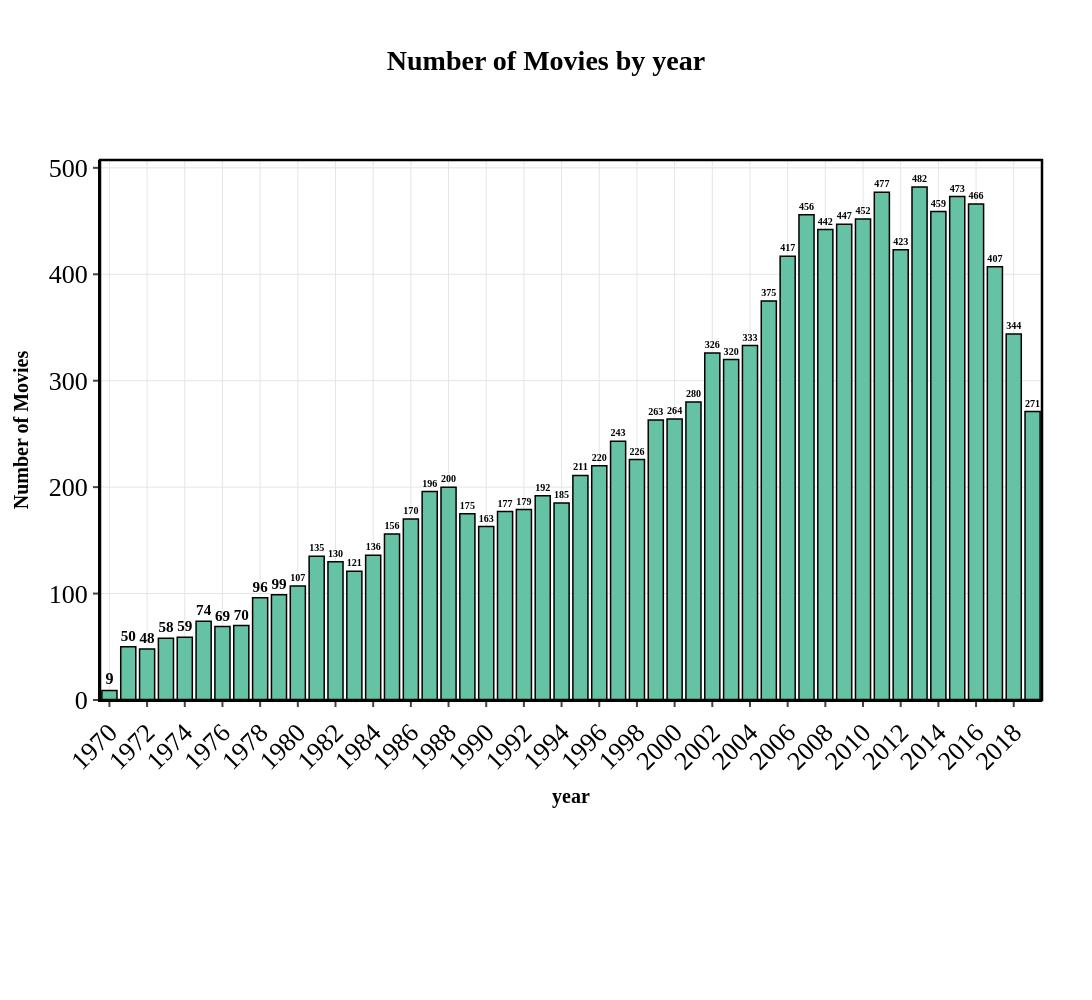

Notebook cell for this chart:
### Code cell
plot_and_export_categorical_distribution(movie, "year", "year", 0, False, True, "charts", True, True, filename_prefix='step_2')

### Figure 1 — Plotly figure (JSON) as saved in the notebook; plotly's stock layout.template omitted (floating-point values rounded to 4 significant figures)
{"data": [{"hovertemplate": "grouped=%{x}<br>total=%{text}<extra></extra>", "legendgroup": "1970", "marker": {"color": "#66C2A5", "line": {"color": "#000000", "width": 1.5}, "pattern": {"shape": ""}}, "name": "1970", "orientation": "v", "showlegend": true, "text": [9.0], "textangle": 0, "textfont": {"color": "#000000", "size": 16}, "textposition": "outside", "texttemplate": "<b>%{text:.0f}</b>", "type": "bar", "x": ["1970"], "xaxis": "x", "y": [9], "yaxis": "y"}, {"hovertemplate": "grouped=%{x}<br>total=%{text}<extra></extra>", "legendgroup": "1971", "marker": {"color": "#66C2A5", "line": {"color": "#000000", "width": 1.5}, "pattern": {"shape": ""}}, "name": "1971", "orientation": "v", "showlegend": true, "text": [50.0], "textangle": 0, "textfont": {"color": "#000000", "size": 16}, "textposition": "outside", "texttemplate": "<b>%{text:.0f}</b>", "type": "bar", "x": ["1971"], "xaxis": "x", "y": [50], "yaxis": "y"}, {"hovertemplate": "grouped=%{x}<br>total=%{text}<extra></extra>", "legendgroup": "1972", "marker": {"color": "#66C2A5", "line": {"color": "#000000", "width": 1.5}, "pattern": {"shape": ""}}, "name": "1972", "orientation": "v", "showlegend": true, "text": [48.0], "textangle": 0, "textfont": {"color": "#000000", "size": 16}, "textposition": "outside", "texttemplate": "<b>%{text:.0f}</b>", "type": "bar", "x": ["1972"], "xaxis": "x", "y": [48], "yaxis": "y"}, {"hovertemplate": "grouped=%{x}<br>total=%{text}<extra></extra>", "legendgroup": "1973", "marker": {"color": "#66C2A5", "line": {"color": "#000000", "width": 1.5}, "pattern": {"shape": ""}}, "name": "1973", "orientation": "v", "showlegend": true, "text": [58.0], "textangle": 0, "textfont": {"color": "#000000", "size": 16}, "textposition": "outside", "texttemplate": "<b>%{text:.0f}</b>", "type": "bar", "x": ["1973"], "xaxis": "x", "y": [58], "yaxis": "y"}, {"hovertemplate": "grouped=%{x}<br>total=%{text}<extra></extra>", "legendgroup": "1974", "marker": {"color": "#66C2A5", "line": {"color": "#000000", "width": 1.5}, "pattern": {"shape": ""}}, "name": "1974", "orientation": "v", "showlegend": true, "text": [59.0], "textangle": 0, "textfont": {"color": "#000000", "size": 16}, "textposition": "outside", "texttemplate": "<b>%{text:.0f}</b>", "type": "bar", "x": ["1974"], "xaxis": "x", "y": [59], "yaxis": "y"}, {"hovertemplate": "grouped=%{x}<br>total=%{text}<extra></extra>", "legendgroup": "1975", "marker": {"color": "#66C2A5", "line": {"color": "#000000", "width": 1.5}, "pattern": {"shape": ""}}, "name": "1975", "orientation": "v", "showlegend": true, "text": [74.0], "textangle": 0, "textfont": {"color": "#000000", "size": 16}, "textposition": "outside", "texttemplate": "<b>%{text:.0f}</b>", "type": "bar", "x": ["1975"], "xaxis": "x", "y": [74], "yaxis": "y"}, {"hovertemplate": "grouped=%{x}<br>total=%{text}<extra></extra>", "legendgroup": "1976", "marker": {"color": "#66C2A5", "line": {"color": "#000000", "width": 1.5}, "pattern": {"shape": ""}}, "name": "1976", "orientation": "v", "showlegend": true, "text": [69.0], "textangle": 0, "textfont": {"color": "#000000", "size": 16}, "textposition": "outside", "texttemplate": "<b>%{text:.0f}</b>", "type": "bar", "x": ["1976"], "xaxis": "x", "y": [69], "yaxis": "y"}, {"hovertemplate": "grouped=%{x}<br>total=%{text}<extra></extra>", "legendgroup": "1977", "marker": {"color": "#66C2A5", "line": {"color": "#000000", "width": 1.5}, "pattern": {"shape": ""}}, "name": "1977", "orientation": "v", "showlegend": true, "text": [70.0], "textangle": 0, "textfont": {"color": "#000000", "size": 16}, "textposition": "outside", "texttemplate": "<b>%{text:.0f}</b>", "type": "bar", "x": ["1977"], "xaxis": "x", "y": [70], "yaxis": "y"}, {"hovertemplate": "grouped=%{x}<br>total=%{text}<extra></extra>", "legendgroup": "1978", "marker": {"color": "#66C2A5", "line": {"color": "#000000", "width": 1.5}, "pattern": {"shape": ""}}, "name": "1978", "orientation": "v", "showlegend": true, "text": [96.0], "textangle": 0, "textfont": {"color": "#000000", "size": 16}, "textposition": "outside", "texttemplate": "<b>%{text:.0f}</b>", "type": "bar", "x": ["1978"], "xaxis": "x", "y": [96], "yaxis": "y"}, {"hovertemplate": "grouped=%{x}<br>total=%{text}<extra></extra>", "legendgroup": "1979", "marker": {"color": "#66C2A5", "line": {"color": "#000000", "width": 1.5}, "pattern": {"shape": ""}}, "name": "1979", "orientation": "v", "showlegend": true, "text": [99.0], "textangle": 0, "textfont": {"color": "#000000", "size": 16}, "textposition": "outside", "texttemplate": "<b>%{text:.0f}</b>", "type": "bar", "x": ["1979"], "xaxis": "x", "y": [99], "yaxis": "y"}, {"hovertemplate": "grouped=%{x}<br>total=%{text}<extra></extra>", "legendgroup": "1980", "marker": {"color": "#66C2A5", "line": {"color": "#000000", "width": 1.5}, "pattern": {"shape": ""}}, "name": "1980", "orientation": "v", "showlegend": true, "text": [107.0], "textangle": 0, "textfont": {"color": "#000000", "size": 16}, "textposition": "outside", "texttemplate": "<b>%{text:.0f}</b>", "type": "bar", "x": ["1980"], "xaxis": "x", "y": [107], "yaxis": "y"}, {"hovertemplate": "grouped=%{x}<br>total=%{text}<extra></extra>", "legendgroup": "1981", "marker": {"color": "#66C2A5", "line": {"color": "#000000", "width": 1.5}, "pattern": {"shape": ""}}, "name": "1981", "orientation": "v", "showlegend": true, "text": [135.0], "textangle": 0, "textfont": {"color": "#000000", "size": 16}, "textposition": "outside", "texttemplate": "<b>%{text:.0f}</b>", "type": "bar", "x": ["1981"], "xaxis": "x", "y": [135], "yaxis": "y"}, {"hovertemplate": "grouped=%{x}<br>total=%{text}<extra></extra>", "legendgroup": "1982", "marker": {"color": "#66C2A5", "line": {"color": "#000000", "width": 1.5}, "pattern": {"shape": ""}}, "name": "1982", "orientation": "v", "showlegend": true, "text": [130.0], "textangle": 0, "textfont": {"color": "#000000", "size": 16}, "textposition": "outside", "texttemplate": "<b>%{text:.0f}</b>", "type": "bar", "x": ["1982"], "xaxis": "x", "y": [130], "yaxis": "y"}, {"hovertemplate": "grouped=%{x}<br>total=%{text}<extra></extra>", "legendgroup": "1983", "marker": {"color": "#66C2A5", "line": {"color": "#000000", "width": 1.5}, "pattern": {"shape": ""}}, "name": "1983", "orientation": "v", "showlegend": true, "text": [121.0], "textangle": 0, "textfont": {"color": "#000000", "size": 16}, "textposition": "outside", "texttemplate": "<b>%{text:.0f}</b>", "type": "bar", "x": ["1983"], "xaxis": "x", "y": [121], "yaxis": "y"}, {"hovertemplate": "grouped=%{x}<br>total=%{text}<extra></extra>", "legendgroup": "1984", "marker": {"color": "#66C2A5", "line": {"color": "#000000", "width": 1.5}, "pattern": {"shape": ""}}, "name": "1984", "orientation": "v", "showlegend": true, "text": [136.0], "textangle": 0, "textfont": {"color": "#000000", "size": 16}, "textposition": "outside", "texttemplate": "<b>%{text:.0f}</b>", "type": "bar", "x": ["1984"], "xaxis": "x", "y": [136], "yaxis": "y"}, {"hovertemplate": "grouped=%{x}<br>total=%{text}<extra></extra>", "legendgroup": "1985", "marker": {"color": "#66C2A5", "line": {"color": "#000000", "width": 1.5}, "pattern": {"shape": ""}}, "name": "1985", "orientation": "v", "showlegend": true, "text": [156.0], "textangle": 0, "textfont": {"color": "#000000", "size": 16}, "textposition": "outside", "texttemplate": "<b>%{text:.0f}</b>", "type": "bar", "x": ["1985"], "xaxis": "x", "y": [156], "yaxis": "y"}, {"hovertemplate": "grouped=%{x}<br>total=%{text}<extra></extra>", "legendgroup": "1986", "marker": {"color": "#66C2A5", "line": {"color": "#000000", "width": 1.5}, "pattern": {"shape": ""}}, "name": "1986", "orientation": "v", "showlegend": true, "text": [170.0], "textangle": 0, "textfont": {"color": "#000000", "size": 16}, "textposition": "outside", "texttemplate": "<b>%{text:.0f}</b>", "type": "bar", "x": ["1986"], "xaxis": "x", "y": [170], "yaxis": "y"}, {"hovertemplate": "grouped=%{x}<br>total=%{text}<extra></extra>", "legendgroup": "1987", "marker": {"color": "#66C2A5", "line": {"color": "#000000", "width": 1.5}, "pattern": {"shape": ""}}, "name": "1987", "orientation": "v", "showlegend": true, "text": [196.0], "textangle": 0, "textfont": {"color": "#000000", "size": 16}, "textposition": "outside", "texttemplate": "<b>%{text:.0f}</b>", "type": "bar", "x": ["1987"], "xaxis": "x", "y": [196], "yaxis": "y"}, {"hovertemplate": "grouped=%{x}<br>total=%{text}<extra></extra>", "legendgroup": "1988", "marker": {"color": "#66C2A5", "line": {"color": "#000000", "width": 1.5}, "pattern": {"shape": ""}}, "name": "1988", "orientation": "v", "showlegend": true, "text": [200.0], "textangle": 0, "textfont": {"color": "#000000", "size": 16}, "textposition": "outside", "texttemplate": "<b>%{text:.0f}</b>", "type": "bar", "x": ["1988"], "xaxis": "x", "y": [200], "yaxis": "y"}, {"hovertemplate": "grouped=%{x}<br>total=%{text}<extra></extra>", "legendgroup": "1989", "marker": {"color": "#66C2A5", "line": {"color": "#000000", "width": 1.5}, "pattern": {"shape": ""}}, "name": "1989", "orientation": "v", "showlegend": true, "text": [175.0], "textangle": 0, "textfont": {"color": "#000000", "size": 16}, "textposition": "outside", "texttemplate": "<b>%{text:.0f}</b>", "type": "bar", "x": ["1989"], "xaxis": "x", "y": [175], "yaxis": "y"}, {"hovertemplate": "grouped=%{x}<br>total=%{text}<extra></extra>", "legendgroup": "1990", "marker": {"color": "#66C2A5", "line": {"color": "#000000", "width": 1.5}, "pattern": {"shape": ""}}, "name": "1990", "orientation": "v", "showlegend": true, "text": [163.0], "textangle": 0, "textfont": {"color": "#000000", "size": 16}, "textposition": "outside", "texttemplate": "<b>%{text:.0f}</b>", "type": "bar", "x": ["1990"], "xaxis": "x", "y": [163], "yaxis": "y"}, {"hovertemplate": "grouped=%{x}<br>total=%{text}<extra></extra>", "legendgroup": "1991", "marker": {"color": "#66C2A5", "line": {"color": "#000000", "width": 1.5}, "pattern": {"shape": ""}}, "name": "1991", "orientation": "v", "showlegend": true, "text": [177.0], "textangle": 0, "textfont": {"color": "#000000", "size": 16}, "textposition": "outside", "texttemplate": "<b>%{text:.0f}</b>", "type": "bar", "x": ["1991"], "xaxis": "x", "y": [177], "yaxis": "y"}, {"hovertemplate": "grouped=%{x}<br>total=%{text}<extra></extra>", "legendgroup": "1992", "marker": {"color": "#66C2A5", "line": {"color": "#000000", "width": 1.5}, "pattern": {"shape": ""}}, "name": "1992", "orientation": "v", "showlegend": true, "text": [179.0], "textangle": 0, "textfont": {"color": "#000000", "size": 16}, "textposition": "outside", "texttemplate": "<b>%{text:.0f}</b>", "type": "bar", "x": ["1992"], "xaxis": "x", "y": [179], "yaxis": "y"}, {"hovertemplate": "grouped=%{x}<br>total=%{text}<extra></extra>", "legendgroup": "1993", "marker": {"color": "#66C2A5", "line": {"color": "#000000", "width": 1.5}, "pattern": {"shape": ""}}, "name": "1993", "orientation": "v", "showlegend": true, "text": [192.0], "textangle": 0, "textfont": {"color": "#000000", "size": 16}, "textposition": "outside", "texttemplate": "<b>%{text:.0f}</b>", "type": "bar", "x": ["1993"], "xaxis": "x", "y": [192], "yaxis": "y"}, {"hovertemplate": "grouped=%{x}<br>total=%{text}<extra></extra>", "legendgroup": "1994", "marker": {"color": "#66C2A5", "line": {"color": "#000000", "width": 1.5}, "pattern": {"shape": ""}}, "name": "1994", "orientation": "v", "showlegend": true, "text": [185.0], "textangle": 0, "textfont": {"color": "#000000", "size": 16}, "textposition": "outside", "texttemplate": "<b>%{text:.0f}</b>", "type": "bar", "x": ["1994"], "xaxis": "x", "y": [185], "yaxis": "y"}, {"hovertemplate": "grouped=%{x}<br>total=%{text}<extra></extra>", "legendgroup": "1995", "marker": {"color": "#66C2A5", "line": {"color": "#000000", "width": 1.5}, "pattern": {"shape": ""}}, "name": "1995", "orientation": "v", "showlegend": true, "text": [211.0], "textangle": 0, "textfont": {"color": "#000000", "size": 16}, "textposition": "outside", "texttemplate": "<b>%{text:.0f}</b>", "type": "bar", "x": ["1995"], "xaxis": "x", "y": [211], "yaxis": "y"}, {"hovertemplate": "grouped=%{x}<br>total=%{text}<extra></extra>", "legendgroup": "1996", "marker": {"color": "#66C2A5", "line": {"color": "#000000", "width": 1.5}, "pattern": {"shape": ""}}, "name": "1996", "orientation": "v", "showlegend": true, "text": [220.0], "textangle": 0, "textfont": {"color": "#000000", "size": 16}, "textposition": "outside", "texttemplate": "<b>%{text:.0f}</b>", "type": "bar", "x": ["1996"], "xaxis": "x", "y": [220], "yaxis": "y"}, {"hovertemplate": "grouped=%{x}<br>total=%{text}<extra></extra>", "legendgroup": "1997", "marker": {"color": "#66C2A5", "line": {"color": "#000000", "width": 1.5}, "pattern": {"shape": ""}}, "name": "1997", "orientation": "v", "showlegend": true, "text": [243.0], "textangle": 0, "textfont": {"color": "#000000", "size": 16}, "textposition": "outside", "texttemplate": "<b>%{text:.0f}</b>", "type": "bar", "x": ["1997"], "xaxis": "x", "y": [243], "yaxis": "y"}, {"hovertemplate": "grouped=%{x}<br>total=%{text}<extra></extra>", "legendgroup": "1998", "marker": {"color": "#66C2A5", "line": {"color": "#000000", "width": 1.5}, "pattern": {"shape": ""}}, "name": "1998", "orientation": "v", "showlegend": true, "text": [226.0], "textangle": 0, "textfont": {"color": "#000000", "size": 16}, "textposition": "outside", "texttemplate": "<b>%{text:.0f}</b>", "type": "bar", "x": ["1998"], "xaxis": "x", "y": [226], "yaxis": "y"}, {"hovertemplate": "grouped=%{x}<br>total=%{text}<extra></extra>", "legendgroup": "1999", "marker": {"color": "#66C2A5", "line": {"color": "#000000", "width": 1.5}, "pattern": {"shape": ""}}, "name": "1999", "orientation": "v", "showlegend": true, "text": [263.0], "textangle": 0, "textfont": {"color": "#000000", "size": 16}, "textposition": "outside", "texttemplate": "<b>%{text:.0f}</b>", "type": "bar", "x": ["1999"], "xaxis": "x", "y": [263], "yaxis": "y"}, {"hovertemplate": "grouped=%{x}<br>total=%{text}<extra></extra>", "legendgroup": "2000", "marker": {"color": "#66C2A5", "line": {"color": "#000000", "width": 1.5}, "pattern": {"shape": ""}}, "name": "2000", "orientation": "v", "showlegend": true, "text": [264.0], "textangle": 0, "textfont": {"color": "#000000", "size": 16}, "textposition": "outside", "texttemplate": "<b>%{text:.0f}</b>", "type": "bar", "x": ["2000"], "xaxis": "x", "y": [264], "yaxis": "y"}, {"hovertemplate": "grouped=%{x}<br>total=%{text}<extra></extra>", "legendgroup": "2001", "marker": {"color": "#66C2A5", "line": {"color": "#000000", "width": 1.5}, "pattern": {"shape": ""}}, "name": "2001", "orientation": "v", "showlegend": true, "text": [280.0], "textangle": 0, "textfont": {"color": "#000000", "size": 16}, "textposition": "outside", "texttemplate": "<b>%{text:.0f}</b>", "type": "bar", "x": ["2001"], "xaxis": "x", "y": [280], "yaxis": "y"}, {"hovertemplate": "grouped=%{x}<br>total=%{text}<extra></extra>", "legendgroup": "2002", "marker": {"color": "#66C2A5", "line": {"color": "#000000", "width": 1.5}, "pattern": {"shape": ""}}, "name": "2002", "orientation": "v", "showlegend": true, "text": [326.0], "textangle": 0, "textfont": {"color": "#000000", "size": 16}, "textposition": "outside", "texttemplate": "<b>%{text:.0f}</b>", "type": "bar", "x": ["2002"], "xaxis": "x", "y": [326], "yaxis": "y"}, {"hovertemplate": "grouped=%{x}<br>total=%{text}<extra></extra>", "legendgroup": "2003", "marker": {"color": "#66C2A5", "line": {"color": "#000000", "width": 1.5}, "pattern": {"shape": ""}}, "name": "2003", "orientation": "v", "showlegend": true, "text": [320.0], "textangle": 0, "textfont": {"color": "#000000", "size": 16}, "textposition": "outside", "texttemplate": "<b>%{text:.0f}</b>", "type": "bar", "x": ["2003"], "xaxis": "x", "y": [320], "yaxis": "y"}, {"hovertemplate": "grouped=%{x}<br>total=%{text}<extra></extra>", "legendgroup": "2004", "marker": {"color": "#66C2A5", "line": {"color": "#000000", "width": 1.5}, "pattern": {"shape": ""}}, "name": "2004", "orientation": "v", "showlegend": true, "text": [333.0], "textangle": 0, "textfont": {"color": "#000000", "size": 16}, "textposition": "outside", "texttemplate": "<b>%{text:.0f}</b>", "type": "bar", "x": ["2004"], "xaxis": "x", "y": [333], "yaxis": "y"}, {"hovertemplate": "grouped=%{x}<br>total=%{text}<extra></extra>", "legendgroup": "2005", "marker": {"color": "#66C2A5", "line": {"color": "#000000", "width": 1.5}, "pattern": {"shape": ""}}, "name": "2005", "orientation": "v", "showlegend": true, "text": [375.0], "textangle": 0, "textfont": {"color": "#000000", "size": 16}, "textposition": "outside", "texttemplate": "<b>%{text:.0f}</b>", "type": "bar", "x": ["2005"], "xaxis": "x", "y": [375], "yaxis": "y"}, {"hovertemplate": "grouped=%{x}<br>total=%{text}<extra></extra>", "legendgroup": "2006", "marker": {"color": "#66C2A5", "line": {"color": "#000000", "width": 1.5}, "pattern": {"shape": ""}}, "name": "2006", "orientation": "v", "showlegend": true, "text": [417.0], "textangle": 0, "textfont": {"color": "#000000", "size": 16}, "textposition": "outside", "texttemplate": "<b>%{text:.0f}</b>", "type": "bar", "x": ["2006"], "xaxis": "x", "y": [417], "yaxis": "y"}, {"hovertemplate": "grouped=%{x}<br>total=%{text}<extra></extra>", "legendgroup": "2007", "marker": {"color": "#66C2A5", "line": {"color": "#000000", "width": 1.5}, "pattern": {"shape": ""}}, "name": "2007", "orientation": "v", "showlegend": true, "text": [456.0], "textangle": 0, "textfont": {"color": "#000000", "size": 16}, "textposition": "outside", "texttemplate": "<b>%{text:.0f}</b>", "type": "bar", "x": ["2007"], "xaxis": "x", "y": [456], "yaxis": "y"}, {"hovertemplate": "grouped=%{x}<br>total=%{text}<extra></extra>", "legendgroup": "2008", "marker": {"color": "#66C2A5", "line": {"color": "#000000", "width": 1.5}, "pattern": {"shape": ""}}, "name": "2008", "orientation": "v", "showlegend": true, "text": [442.0], "textangle": 0, "textfont": {"color": "#000000", "size": 16}, "textposition": "outside", "texttemplate": "<b>%{text:.0f}</b>", "type": "bar", "x": ["2008"], "xaxis": "x", "y": [442], "yaxis": "y"}, {"hovertemplate": "grouped=%{x}<br>total=%{text}<extra></extra>", "legendgroup": "2009", "marker": {"color": "#66C2A5", "line": {"color": "#000000", "width": 1.5}, "pattern": {"shape": ""}}, "name": "2009", "orientation": "v", "showlegend": true, "text": [447.0], "textangle": 0, "textfont": {"color": "#000000", "size": 16}, "textposition": "outside", "texttemplate": "<b>%{text:.0f}</b>", "type": "bar", "x": ["2009"], "xaxis": "x", "y": [447], "yaxis": "y"}, {"hovertemplate": "grouped=%{x}<br>total=%{text}<extra></extra>", "legendgroup": "2010", "marker": {"color": "#66C2A5", "line": {"color": "#000000", "width": 1.5}, "pattern": {"shape": ""}}, "name": "2010", "orientation": "v", "showlegend": true, "text": [452.0], "textangle": 0, "textfont": {"color": "#000000", "size": 16}, "textposition": "outside", "texttemplate": "<b>%{text:.0f}</b>", "type": "bar", "x": ["2010"], "xaxis": "x", "y": [452], "yaxis": "y"}, {"hovertemplate": "grouped=%{x}<br>total=%{text}<extra></extra>", "legendgroup": "2011", "marker": {"color": "#66C2A5", "line": {"color": "#000000", "width": 1.5}, "pattern": {"shape": ""}}, "name": "2011", "orientation": "v", "showlegend": true, "text": [477.0], "textangle": 0, "textfont": {"color": "#000000", "size": 16}, "textposition": "outside", "texttemplate": "<b>%{text:.0f}</b>", "type": "bar", "x": ["2011"], "xaxis": "x", "y": [477], "yaxis": "y"}, {"hovertemplate": "grouped=%{x}<br>total=%{text}<extra></extra>", "legendgroup": "2012", "marker": {"color": "#66C2A5", "line": {"color": "#000000", "width": 1.5}, "pattern": {"shape": ""}}, "name": "2012", "orientation": "v", "showlegend": true, "text": [423.0], "textangle": 0, "textfont": {"color": "#000000", "size": 16}, "textposition": "outside", "texttemplate": "<b>%{text:.0f}</b>", "type": "bar", "x": ["2012"], "xaxis": "x", "y": [423], "yaxis": "y"}, {"hovertemplate": "grouped=%{x}<br>total=%{text}<extra></extra>", "legendgroup": "2013", "marker": {"color": "#66C2A5", "line": {"color": "#000000", "width": 1.5}, "pattern": {"shape": ""}}, "name": "2013", "orientation": "v", "showlegend": true, "text": [482.0], "textangle": 0, "textfont": {"color": "#000000", "size": 16}, "textposition": "outside", "texttemplate": "<b>%{text:.0f}</b>", "type": "bar", "x": ["2013"], "xaxis": "x", "y": [482], "yaxis": "y"}, {"hovertemplate": "grouped=%{x}<br>total=%{text}<extra></extra>", "legendgroup": "2014", "marker": {"color": "#66C2A5", "line": {"color": "#000000", "width": 1.5}, "pattern": {"shape": ""}}, "name": "2014", "orientation": "v", "showlegend": true, "text": [459.0], "textangle": 0, "textfont": {"color": "#000000", "size": 16}, "textposition": "outside", "texttemplate": "<b>%{text:.0f}</b>", "type": "bar", "x": ["2014"], "xaxis": "x", "y": [459], "yaxis": "y"}, {"hovertemplate": "grouped=%{x}<br>total=%{text}<extra></extra>", "legendgroup": "2015", "marker": {"color": "#66C2A5", "line": {"color": "#000000", "width": 1.5}, "pattern": {"shape": ""}}, "name": "2015", "orientation": "v", "showlegend": true, "text": [473.0], "textangle": 0, "textfont": {"color": "#000000", "size": 16}, "textposition": "outside", "texttemplate": "<b>%{text:.0f}</b>", "type": "bar", "x": ["2015"], "xaxis": "x", "y": [473], "yaxis": "y"}, {"hovertemplate": "grouped=%{x}<br>total=%{text}<extra></extra>", "legendgroup": "2016", "marker": {"color": "#66C2A5", "line": {"color": "#000000", "width": 1.5}, "pattern": {"shape": ""}}, "name": "2016", "orientation": "v", "showlegend": true, "text": [466.0], "textangle": 0, "textfont": {"color": "#000000", "size": 16}, "textposition": "outside", "texttemplate": "<b>%{text:.0f}</b>", "type": "bar", "x": ["2016"], "xaxis": "x", "y": [466], "yaxis": "y"}, {"hovertemplate": "grouped=%{x}<br>total=%{text}<extra></extra>", "legendgroup": "2017", "marker": {"color": "#66C2A5", "line": {"color": "#000000", "width": 1.5}, "pattern": {"shape": ""}}, "name": "2017", "orientation": "v", "showlegend": true, "text": [407.0], "textangle": 0, "textfont": {"color": "#000000", "size": 16}, "textposition": "outside", "texttemplate": "<b>%{text:.0f}</b>", "type": "bar", "x": ["2017"], "xaxis": "x", "y": [407], "yaxis": "y"}, {"hovertemplate": "grouped=%{x}<br>total=%{text}<extra></extra>", "legendgroup": "2018", "marker": {"color": "#66C2A5", "line": {"color": "#000000", "width": 1.5}, "pattern": {"shape": ""}}, "name": "2018", "orientation": "v", "showlegend": true, "text": [344.0], "textangle": 0, "textfont": {"color": "#000000", "size": 16}, "textposition": "outside", "texttemplate": "<b>%{text:.0f}</b>", "type": "bar", "x": ["2018"], "xaxis": "x", "y": [344], "yaxis": "y"}, {"hovertemplate": "grouped=%{x}<br>total=%{text}<extra></extra>", "legendgroup": "2019", "marker": {"color": "#66C2A5", "line": {"color": "#000000", "width": 1.5}, "pattern": {"shape": ""}}, "name": "2019", "orientation": "v", "showlegend": true, "text": [271.0], "textangle": 0, "textfont": {"color": "#000000", "size": 16}, "textposition": "outside", "texttemplate": "<b>%{text:.0f}</b>", "type": "bar", "x": ["2019"], "xaxis": "x", "y": [271], "yaxis": "y"}], "layout": {"bargap": 0.2, "barmode": "relative", "font": {"color": "#000000", "family": "Times New Roman", "size": 26}, "height": 1000, "legend": {"bgcolor": "rgba(255, 255, 255, 0.8)", "bordercolor": "#000000", "borderwidth": 2.5, "font": {"size": 16}, "orientation": "h", "title": {"text": "grouped"}, "tracegroupgap": 0, "x": 0.5, "xanchor": "center", "y": -0.25, "yanchor": "top"}, "margin": {"b": 300, "l": 100, "r": 50, "t": 160}, "paper_bgcolor": "white", "plot_bgcolor": "white", "shapes": [{"fillcolor": "rgba(0,0,0,0)", "line": {"color": "#000000", "width": 2.5}, "type": "rect", "x0": 0, "x1": 1, "xref": "paper", "y0": 0, "y1": 1, "yref": "paper"}], "showlegend": false, "title": {"font": {"color": "#000000", "size": 28}, "text": "<b>Number of Movies by year</b>", "x": 0.5, "xanchor": "center", "y": 0.95, "yanchor": "top"}, "width": 1200, "xaxis": {"anchor": "y", "categoryarray": ["1970", "1971", "1972", "1973", "1974", "1975", "1976", "1977", "1978", "1979", "1980", "1981", "1982", "1983", "1984", "1985", "1986", "1987", "1988", "1989", "1990", "1991", "1992", "1993", "1994", "1995", "1996", "1997", "1998", "1999", "2000", "2001", "2002", "2003", "2004", "2005", "2006", "2007", "2008", "2009", "2010", "2011", "2012", "2013", "2014", "2015", "2016", "2017", "2018", "2019"], "categoryorder": "array", "domain": [0, 1], "gridcolor": "#E5E5E5", "gridwidth": 1, "linecolor": "#000000", "linewidth": 2, "showgrid": true, "tickangle": -45, "tickfont": {"size": 26}, "ticks": "outside", "tickwidth": 2, "title": {"font": {"color": "#000000", "size": 20}, "text": "<b>year</b>"}}, "yaxis": {"anchor": "x", "domain": [0, 1], "gridcolor": "#E5E5E5", "gridwidth": 1, "linecolor": "#000000", "linewidth": 2, "showgrid": true, "tickfont": {"size": 26}, "ticks": "outside", "tickwidth": 2, "title": {"font": {"color": "#000000", "size": 20}, "text": "<b>Number of Movies</b>"}, "type": "linear", "zeroline": true, "zerolinecolor": "#000000", "zerolinewidth": 2}}}
